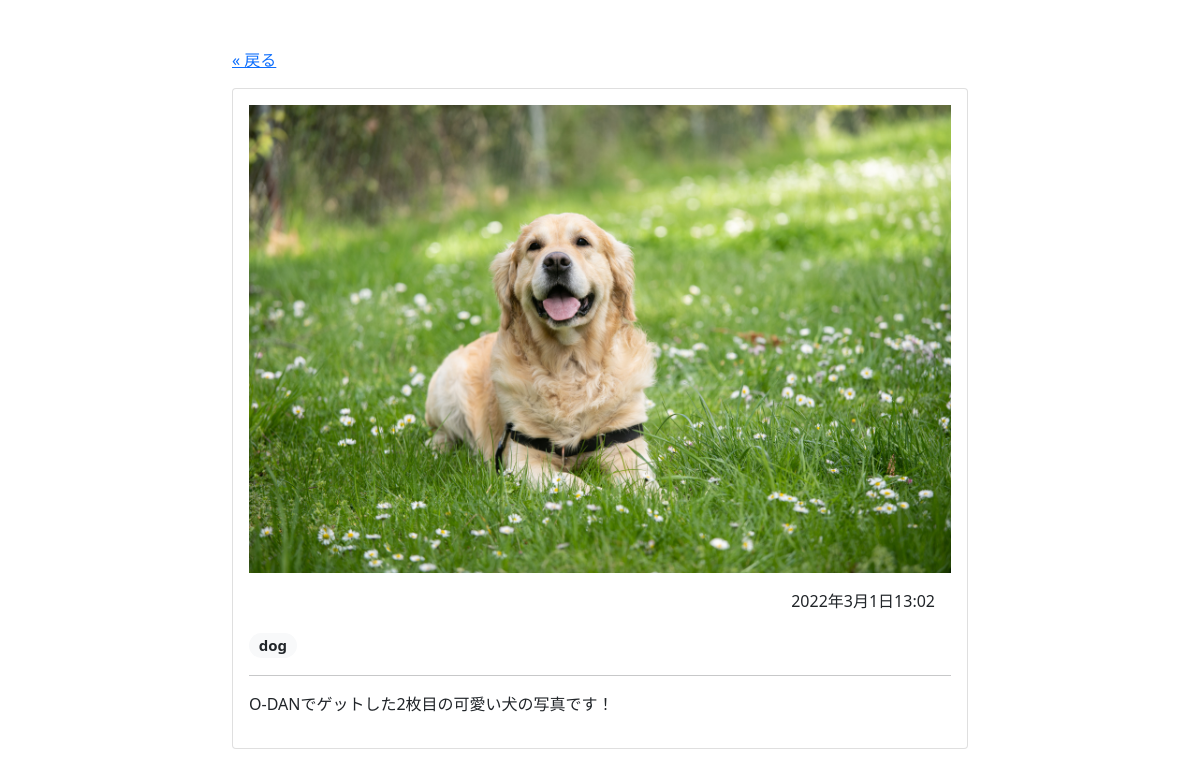
/photo/5, run on the app's committed database.
### album/models.py (models this page shows)
class Photo(models.Model):
    image = models.ImageField(null=False, blank=False, upload_to="uploads/")
    description = models.TextField(null=True, blank=True)
    created_at = models.DateTimeField(auto_now_add=True)
    tags = models.ManyToManyField(Tag, blank=True)

class Tag(models.Model):
    name = models.CharField(max_length=32, primary_key=True)
    def __str__(self):
        return self.name

### album/views.py (the view)
# urls.py: path("photo/<int:pk>",PhotoDetailView.as_view(), name="photo-detail"),
class PhotoDetailView(DetailView):
    model = Photo
    template_name = 'album/photo_detail.html'
    context_object_name = 'photo'

### album/templates/album/photo_detail.html
{% extends 'album/base.html' %}
{% block content %}
<div class="container">
  <div class="row justify-content-center">
    <div class="col-lg-8 col-md-10">
      <p><a href="{{ request.META.HTTP_REFERER }}">« 戻る</a></p>
      <div class="card">
          <div class="card-body">
            <img src="{{ photo.image.url }}" class="img-fluid">
            <p class="m-3 text-end">{{ photo.created_at }}</p>
            <p class="fs-5">
              {% for tag in photo.tags.all %}
              <span class="badge rounded-pill bg-light text-dark">
                {{ tag }}
              </span>
              {% endfor %}
            </p>
            <hr>
            <p>{{ photo.description }}</p>
          </div>
      </div>
    </div>
  </div>
</div>
{% endblock content %}

### data on the page
Photo: image (picture), created_at "2022年3月1日13:02", description "O-DANでゲットした2枚目の可愛い犬の写真です！"
Tag: name "dog"
